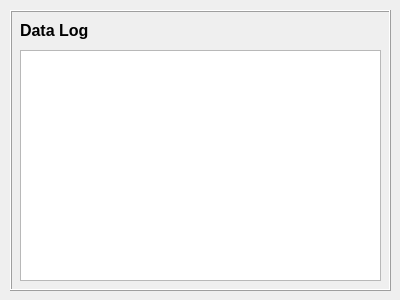
<?xml version="1.0" encoding="UTF-8"?>
<ui version="4.0">
 <class>Form</class>
 <widget class="QWidget" name="Form">
  <property name="geometry">
   <rect>
    <x>0</x>
    <y>0</y>
    <width>400</width>
    <height>300</height>
   </rect>
  </property>
  <property name="windowTitle">
   <string>Data Log</string>
  </property>
  <widget class="QFrame" name="frame">
   <property name="geometry">
    <rect>
     <x>10</x>
     <y>10</y>
     <width>381</width>
     <height>281</height>
    </rect>
   </property>
   <property name="frameShape">
    <enum>QFrame::Box</enum>
   </property>
   <property name="frameShadow">
    <enum>QFrame::Raised</enum>
   </property>
   <widget class="QLabel" name="label">
    <property name="geometry">
     <rect>
      <x>10</x>
      <y>10</y>
      <width>261</width>
      <height>21</height>
     </rect>
    </property>
    <property name="font">
     <font>
      <pointsize>12</pointsize>
      <weight>75</weight>
      <bold>true</bold>
     </font>
    </property>
    <property name="text">
     <string>Data Log</string>
    </property>
   </widget>
   <widget class="QPlainTextEdit" name="ms_data_text">
    <property name="geometry">
     <rect>
      <x>10</x>
      <y>40</y>
      <width>361</width>
      <height>231</height>
     </rect>
    </property>
    <property name="readOnly">
     <bool>true</bool>
    </property>
    <property name="overwriteMode">
     <bool>false</bool>
    </property>
   </widget>
  </widget>
 </widget>
 <resources/>
 <connections/>
</ui>
